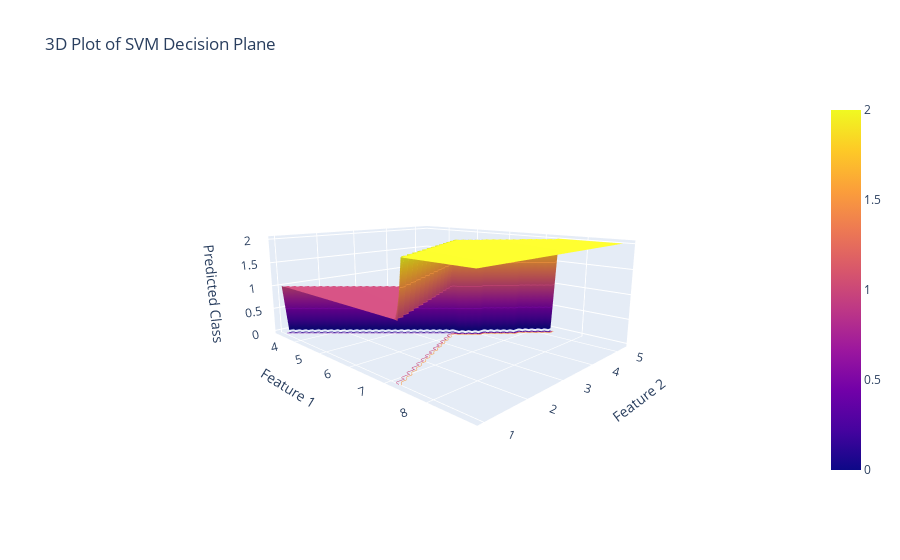

Source (notebook cell):
### Code cell
import numpy as np
import plotly.graph_objects as go
from sklearn import svm, datasets

# Sample data for demonstration
iris = datasets.load_iris()
X = iris.data[:, :2]  # We'll use only the first two features for visualization
y = iris.target

# Train SVM model
clf = svm.SVC(kernel='linear')
clf.fit(X, y)

# Generate points on the decision plane
x_min, x_max = X[:, 0].min() - 1, X[:, 0].max() + 1
y_min, y_max = X[:, 1].min() - 1, X[:, 1].max() + 1
xx, yy = np.meshgrid(np.arange(x_min, x_max, 0.1),
                     np.arange(y_min, y_max, 0.1))

# Predict the class labels for the grid points
Z = clf.predict(np.c_[xx.ravel(), yy.ravel()])
Z = Z.reshape(xx.shape)

# Create the 3D plot
fig = go.Figure(data=[go.Surface(x=xx, y=yy, z=Z)])
fig.update_traces(contours_z=dict(show=True, usecolormap=True,
                                  highlightcolor="limegreen", project_z=True))

# Customize the plot
fig.update_layout(title="3D Plot of SVM Decision Plane",
                  scene=dict(xaxis_title='Feature 1',
                             yaxis_title='Feature 2',
                             zaxis_title='Predicted Class'),
                  scene_camera=dict(eye=dict(x=1.7, y=-1.7, z=0.5)))

# Show the plot
fig.show()

### Figure 1 — Plotly figure (JSON) as saved in the notebook; plotly's stock layout.template omitted (floating-point values rounded to 4 significant figures; data arrays with more than 128 entries replaced by an {"elided": "..."} marker saying what was removed)
{"data": [{"contours": {"z": {"highlightcolor": "limegreen", "project": {"z": true}, "show": true, "usecolormap": true}}, "type": "surface", "x": {"elided": "44x56 float values"}, "y": {"elided": "44x56 float values"}, "z": {"elided": "44x56 int values"}}], "layout": {"scene": {"camera": {"eye": {"x": 1.7, "y": -1.7, "z": 0.5}}, "xaxis": {"title": {"text": "Feature 1"}}, "yaxis": {"title": {"text": "Feature 2"}}, "zaxis": {"title": {"text": "Predicted Class"}}}, "title": {"text": "3D Plot of SVM Decision Plane"}}}
